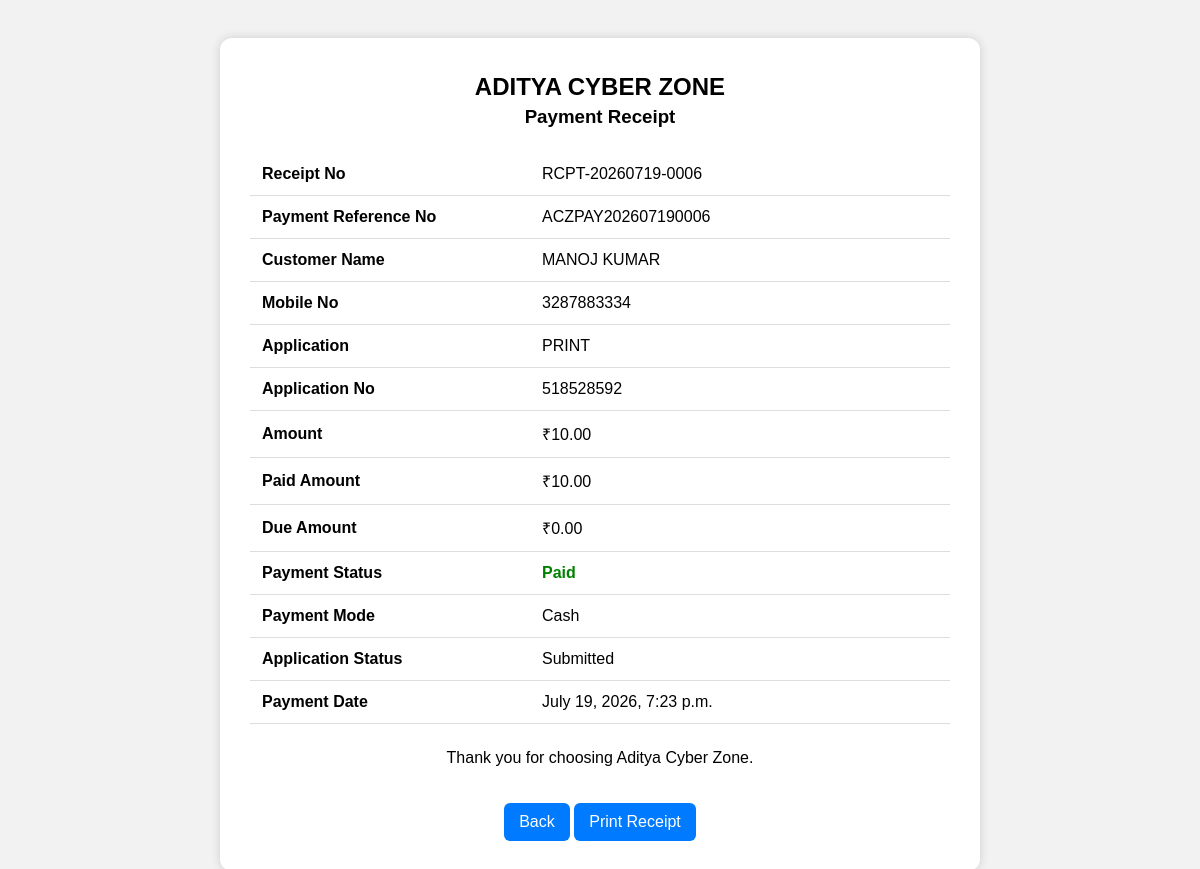
The page /receipt/14/ (signed in) on the database its author committed.
### customers_app/models.py (models this page shows, shortened)
class Application(models.Model):
    STATUS_CHOICES = [
        ('Pending', 'Pending'),
        ('Submitted', 'Submitted'),
        ('In Process', 'In Process'),
        ('Approved', 'Approved'),
        ('Rejected', 'Rejected'),
        ('Delivered', 'Delivered'),
    ]
    PAYMENT_STATUS_CHOICES = [
        ("Unpaid", "Unpaid"),
        ("Paid", "Paid"),
    ]
    PAYMENT_MODE_CHOICES = [
        ("Cash", "Cash"),
        ("Online", "Online"),
    ]
    customer = models.ForeignKey(Customer, on_delete=models.CASCADE)
    part = models.ForeignKey(
        ApplicationPart,
        on_delete=models.SET_NULL,
        null=True,
        blank=True
    )
    sub_part = models.ForeignKey(
        ApplicationSubPart,
        on_delete=models.SET_NULL,
        null=True,
        blank=True
    )
    application_name = models.CharField(max_length=100)
    application_no = models.CharField(max_length=100)
    application_date = models.DateField()
    amount = models.DecimalField(max_digits=10, decimal_places=2, default=0)
    paid_amount = models.DecimalField(max_digits=10, decimal_places=2, default=0)
    due_amount = models.DecimalField(max_digits=10, decimal_places=2, default=0)
    payment_status = models.CharField(
        max_length=20,
        choices=PAYMENT_STATUS_CHOICES,
        default="Unpaid"
    )
    payment_mode = models.CharField(
        max_length=20,
        choices=PAYMENT_MODE_CHOICES,
        default="Cash"
    )
    payment_reference_no = models.CharField(
    max_length=50,
    unique=False,
    blank=True,
    null=True
)
    receipt_no = models.CharField(
    max_length=100,
    unique=False,
    blank=True,
    null=True
)
    razorpay_order_id = models.CharField(
        max_length=100,
        blank=True,
        null=True
    )
    razorpay_payment_id = models.CharField(
        max_length=100,
        blank=True,
        null=True
    )
    razorpay_signature = models.CharField(
        max_length=200,
        blank=True,
        null=True
    )
    status_updated_at = models.DateTimeField(auto_now=True)
    delivery_date = models.DateTimeField(null=True, blank=True)
    status = models.CharField(
        max_length=20,
        choices=STATUS_CHOICES,
        default='Pending'
    )
    remarks = models.TextField(blank=True)

class Customer(models.Model):
    user = models.OneToOneField(
        User,
        on_delete=models.CASCADE,
        null=True,
        blank=True
    )
    name = models.CharField(max_length=100)
    aadhaar_no = models.CharField(max_length=20, unique=True)
    contact_no = models.CharField(max_length=15)
    is_registered = models.BooleanField(default=False)

### customers_app/views.py (the view)
# urls.py: path('receipt/<int:app_id>/', views.receipt, name='receipt'),
@login_required
def receipt(request, app_id):
    application = get_object_or_404(
        Application,
        id=app_id,
        customer__user=request.user
    )
    return render(request, "receipt.html", {
        "application": application
    })

### templates/receipt.html (shortened to what this page needs)
<!DOCTYPE html>
<html>
<head>
</head>
<body>
<div class="receipt">
    <h2>ADITYA CYBER ZONE</h2>
    <h3>Payment Receipt</h3>
    <table>
        <tr>
            <td class="label">Receipt No</td>
            <td>{{ application.receipt_no }}</td>
        </tr>
        <tr>
            <td class="label">Payment Reference No</td>
            <td>{{ application.payment_reference_no }}</td>
        </tr>
        <tr>
            <td class="label">Customer Name</td>
            <td>{{ application.customer.name }}</td>
        </tr>
        <tr>
            <td class="label">Mobile No</td>
            <td>{{ application.customer.contact_no }}</td>
        </tr>
        <tr>
            <td class="label">Application</td>
            <td>{{ application.application_name }}</td>
        </tr>
        <tr>
            <td class="label">Application No</td>
            <td>{{ application.application_no }}</td>
        </tr>
        <tr>
            <td class="label">Amount</td>
            <td>₹{{ application.amount }}</td>
        </tr>
        <tr>
            <td class="label">Paid Amount</td>
            <td>₹{{ application.paid_amount }}</td>
        </tr>
        <tr>
            <td class="label">Due Amount</td>
            <td>₹{{ application.due_amount }}</td>
        </tr>
        <tr>
            <td class="label">Payment Status</td>
            <td class="paid">{{ application.payment_status }}</td>
        </tr>
        <tr>
            <td class="label">Payment Mode</td>
            <td>{{ application.payment_mode }}</td>
        </tr>
        <tr>
            <td class="label">Application Status</td>
            <td>{{ application.status }}</td>
        </tr>
        <tr>
            <td class="label">Payment Date</td>
            <td>{{ application.status_updated_at }}</td>
        </tr>
    </table>
    <p style="text-align:center;margin-top:25px;">
        Thank you for choosing Aditya Cyber Zone.
    </p>
    <div class="no-print" style="text-align:center;">
        <a href="/customer-dashboard/" class="btn">Back</a>
        <a href="#" onclick="window.print()" class="btn">Print Receipt</a>
    </div>
</div>
</body>
</html>

### templates/receipt.html (style rules this page uses)
body { font-family:Arial; background:#f2f2f2; padding:30px; }
.receipt { width:700px; margin:auto; background:white; padding:30px; border-radius:12px; box-shadow:0 0 10px #ccc; }
h2,h3 { text-align:center; margin:5px; }
table { width:100%; margin-top:25px; border-collapse:collapse; }
td { padding:12px; border-bottom:1px solid #ddd; }
.label { font-weight:bold; width:40%; }
.paid { color:green; font-weight:bold; }
.btn { display:inline-block; margin-top:20px; padding:10px 15px; background:#007bff; color:white; text-decoration:none; border-radius:6px; }

### rows shown on the page
Application: receipt_no "RCPT-20260719-0006", payment_reference_no "ACZPAY202607190006", customer.name "MANOJ KUMAR", customer.contact_no "3287883334", application_name "PRINT", application_no "518528592", amount "10.00", paid_amount "10.00", due_amount "0.00", payment_status "Paid", payment_mode "Cash", status "Submitted", status_updated_at "July 19, 2026, 7:23 p.m."
